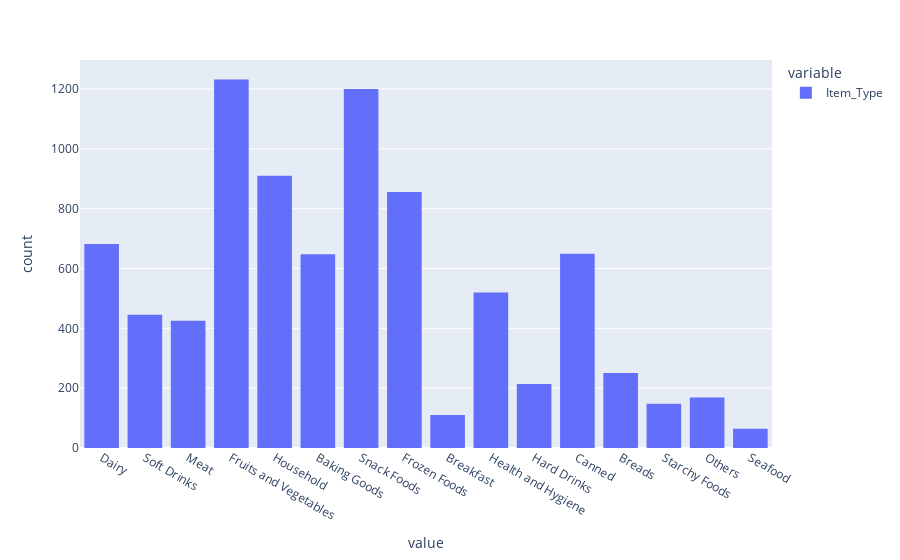

This figure's notebook cell:
### Code cell
fig = pl.histogram(data['Item_Type'])
fig.show()

### Figure 1 — Plotly figure (JSON) as saved in the notebook; plotly's stock layout.template omitted (floating-point values rounded to 4 significant figures; data arrays with more than 128 entries replaced by an {"elided": "..."} marker saying what was removed)
{"data": [{"alignmentgroup": "True", "bingroup": "x", "hovertemplate": "variable=Item_Type<br>value=%{x}<br>count=%{y}<extra></extra>", "legendgroup": "Item_Type", "marker": {"color": "#636efa", "pattern": {"shape": ""}}, "name": "Item_Type", "offsetgroup": "Item_Type", "orientation": "v", "showlegend": true, "type": "histogram", "x": {"elided": "8523 str values"}, "xaxis": "x", "yaxis": "y"}], "layout": {"barmode": "relative", "legend": {"title": {"text": "variable"}, "tracegroupgap": 0}, "margin": {"t": 60}, "xaxis": {"anchor": "y", "domain": [0, 1], "title": {"text": "value"}}, "yaxis": {"anchor": "x", "domain": [0, 1], "title": {"text": "count"}}}}
